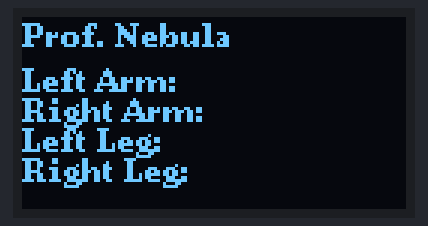
Simulated run of this sketch. Board: Arduino Uno, built with avr-gcc and run on an emulated ATmega328P. On the bench: 128×64 one-colour display.

Above: at 0.2 s.

The sketch:

displaying_sensor_value_big.ino
```cpp
#include <Arduino.h>
#include <U8g2lib.h>

#ifdef U8X8_HAVE_HW_SPI
#include <SPI.h>
#endif
#ifdef U8X8_HAVE_HW_I2C
#include <Wire.h>
#endif


U8G2_SSD1306_128X64_NONAME_F_4W_SW_SPI u8g2(U8G2_R0, /* clock=*/ 13, /* data=*/ 11, /* cs=*/ 10, /* dc=*/ 9, /* reset=*/ 8);


void setup(void) {
  u8g2.begin();
}

void loop(void) {
  u8g2.clearBuffer();					// clear the internal memory
  u8g2.setFont(u8g2_font_ncenB08_tr);	// choose a suitable font
  u8g2.drawStr(0,10,"Prof. Nebula");	// write something to the internal memory
  u8g2.drawStr(0,25,"Left Arm: ");	// write something to the internal memory
  u8g2.drawStr(0,35,"Right Arm: ");	// write something to the internal memory
  u8g2.drawStr(0,45,"Left Leg: ");	// write something to the internal memory
  u8g2.drawStr(0,55,"Right Leg: ");	// write something to the internal memory
  u8g2.sendBuffer();					// transfer internal memory to the display
  delay(1000);
}
```
